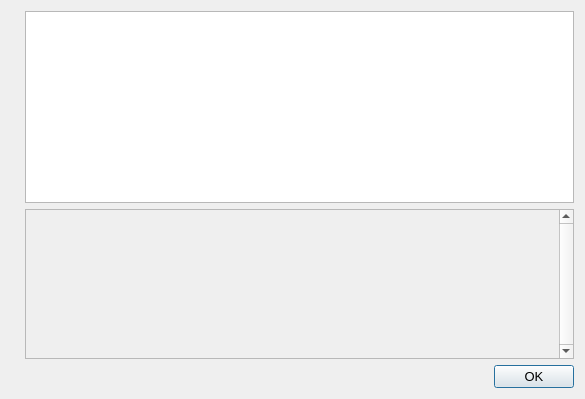
<?xml version="1.0" encoding="UTF-8"?>
<ui version="4.0">
 <class>HelpMessageDialog</class>
 <widget class="QDialog" name="HelpMessageDialog">
  <property name="geometry">
   <rect>
    <x>0</x>
    <y>0</y>
    <width>585</width>
    <height>399</height>
   </rect>
  </property>
  <property name="font">
   <font>
    <pointsize>10</pointsize>
   </font>
  </property>
  <property name="windowTitle">
   <string notr="true">Adast Core - Command-line options</string>
  </property>
  <layout class="QHBoxLayout" name="horizontalLayout_2">
   <item>
    <widget class="QLabel" name="graphic">
     <property name="sizePolicy">
      <sizepolicy hsizetype="Preferred" vsizetype="Ignored">
       <horstretch>0</horstretch>
       <verstretch>0</verstretch>
      </sizepolicy>
     </property>
     <property name="pixmap">
      <pixmap resource="../Adast.qrc">:/images/about</pixmap>
     </property>
    </widget>
   </item>
   <item>
    <layout class="QVBoxLayout" name="verticalLayout">
     <item>
      <widget class="QTextEdit" name="helpMessage">
       <property name="readOnly">
        <bool>true</bool>
       </property>
      </widget>
     </item>
     <item>
      <widget class="QScrollArea" name="scrollArea">
       <property name="verticalScrollBarPolicy">
        <enum>Qt::ScrollBarAlwaysOn</enum>
       </property>
       <property name="widgetResizable">
        <bool>true</bool>
       </property>
       <widget class="QWidget" name="scrollAreaWidgetContents">
        <property name="geometry">
         <rect>
          <x>0</x>
          <y>0</y>
          <width>476</width>
          <height>149</height>
         </rect>
        </property>
        <layout class="QVBoxLayout" name="verticalLayout_2">
         <item>
          <widget class="QLabel" name="aboutMessage">
           <property name="cursor">
            <cursorShape>IBeamCursor</cursorShape>
           </property>
           <property name="textFormat">
            <enum>Qt::PlainText</enum>
           </property>
           <property name="alignment">
            <set>Qt::AlignLeading|Qt::AlignLeft|Qt::AlignTop</set>
           </property>
           <property name="openExternalLinks">
            <bool>true</bool>
           </property>
           <property name="textInteractionFlags">
            <set>Qt::LinksAccessibleByMouse|Qt::TextSelectableByKeyboard|Qt::TextSelectableByMouse</set>
           </property>
          </widget>
         </item>
        </layout>
       </widget>
      </widget>
     </item>
     <item>
      <widget class="QDialogButtonBox" name="okButton">
       <property name="orientation">
        <enum>Qt::Horizontal</enum>
       </property>
       <property name="standardButtons">
        <set>QDialogButtonBox::Ok</set>
       </property>
      </widget>
     </item>
    </layout>
   </item>
  </layout>
 </widget>
 <resources>
  <include location="../Adast.qrc"/>
 </resources>
 <connections>
  <connection>
   <sender>okButton</sender>
   <signal>accepted()</signal>
   <receiver>HelpMessageDialog</receiver>
   <slot>accept()</slot>
   <hints>
    <hint type="sourcelabel">
     <x>20</x>
     <y>20</y>
    </hint>
    <hint type="destinationlabel">
     <x>20</x>
     <y>20</y>
    </hint>
   </hints>
  </connection>
  <connection>
   <sender>okButton</sender>
   <signal>rejected()</signal>
   <receiver>HelpMessageDialog</receiver>
   <slot>reject()</slot>
   <hints>
    <hint type="sourcelabel">
     <x>20</x>
     <y>20</y>
    </hint>
    <hint type="destinationlabel">
     <x>20</x>
     <y>20</y>
    </hint>
   </hints>
  </connection>
 </connections>
</ui>
